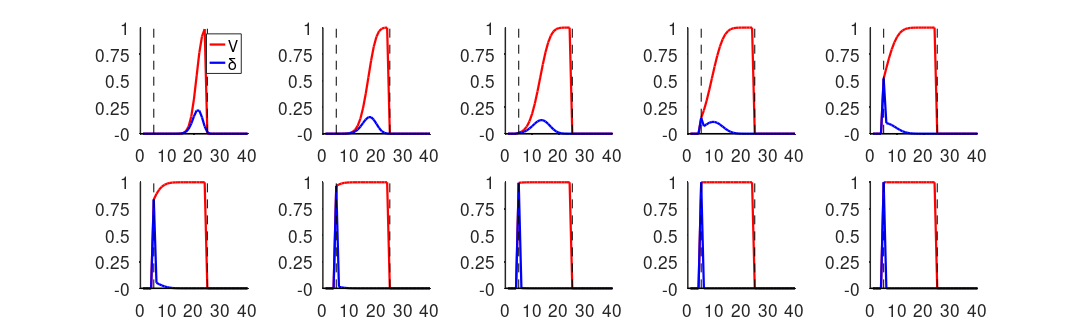

MATLAB code to generate this figure:
% Simulation of Temporal Difference (TD) learning 
% adopted from a code by David S. Touretzky 
% available at: https://www.cs.cmu.edu/afs/cs/academic/class/15883-f15/matlab/td/

clc
clear
close all

%%

buffer_length   = 40 ;
num_stimuli     = 1 ;
Ntrials         = 200 ;
pEnv            = 1 ;

buffer  = zeros(buffer_length,num_stimuli);
reward  = zeros(buffer_length,1);
history = zeros(buffer_length,4);  % [V, hV, R, delta]

W       = buffer;
V       = 0 ;
Gamma   = 1 ;
eta     = 0.2 ;

% set up stimulus and reward patterns
stimpat         = buffer;
stimpat(buffer_length/8,1)    = 1 ;

epoch   = 0;
pat     = Inf;

for cntN = 1:Ntrials
    reward(buffer_length*5/8)     = pEnv > rand ;
    for cnt_buff=1:buffer_length
        i = (cntN-1)*buffer_length + cnt_buff ;
        
        % Main loop for TD learning
        pat     = pat+1;
        if pat > buffer_length
          epoch = epoch + 1;
          pat   = 1;
          buffer(:)     = 0;
          history(:)    = 0;
          V     = 0 ;
        end

        % shift new stimulus into buffer
        hbuff               = buffer;
        buffer(2:end,:)     = buffer(1:(end-1),:);
        buffer(1,:)         = stimpat(pat,:);
        R                   = reward(pat);

        % TD learning rule
        hV                  = V;
        V                   = dot(W(:),buffer(:));
        delta               = R + Gamma*V - hV;
        history(2:end,:)    = history(1:(end-1),:);
        history(1,:)        = [V hV R delta];
        W(:)                = W(:) + eta*delta*hbuff(:);
        hhistory(:,:,i)     = history ; 
    end
    VRL(cntN) = mean(history(history(:,1)~=0,1)) ;
end

%%

figure(1)
for cntN = 1:10
    subplot(2,5,cntN)
    hold on
    plot(hhistory(end:-1:1,1,cntN*buffer_length*Ntrials/10), 'r-', 'linewidth', 3)
    plot(hhistory(end:-1:1,4,cntN*buffer_length*Ntrials/10), 'b-', 'linewidth', 3)
    stem(reward, 'k','LineStyle','--', 'marker','none')
    stem(stimpat, 'k','LineStyle','--', 'marker','none')
    axis([0 buffer_length 0 1])
    if cntN==1
        legend({'V', '\delta'})
    end
    set(gca,'FontName','Helvetica','FontSize',23,'FontWeight','normal','LineWidth',2,'yTick',-0.:0.25:1,'Xtick',0:buffer_length/4:buffer_length)
    set(gca, 'tickdir', 'out')
end

FigW = 4*5;
FigH = 3*2;
set(gcf,'units','centimeters')
set(gcf,'position',[10,10,3*FigW,3*FigH],'PaperSize',[FigW FigH],'PaperPosition',[0,0,FigW,FigH],'units','centimeters');  

% close all; plot(VRL)

